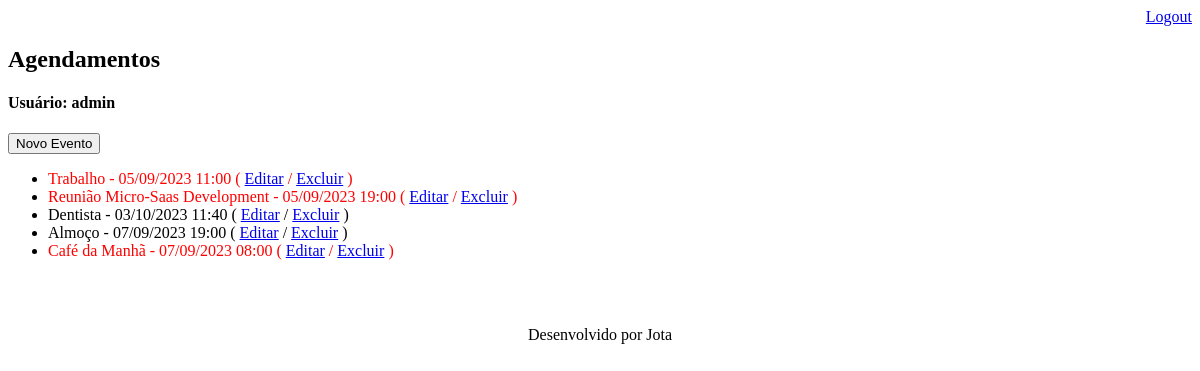
The page /agenda/ (signed in) on the database as committed earlier.
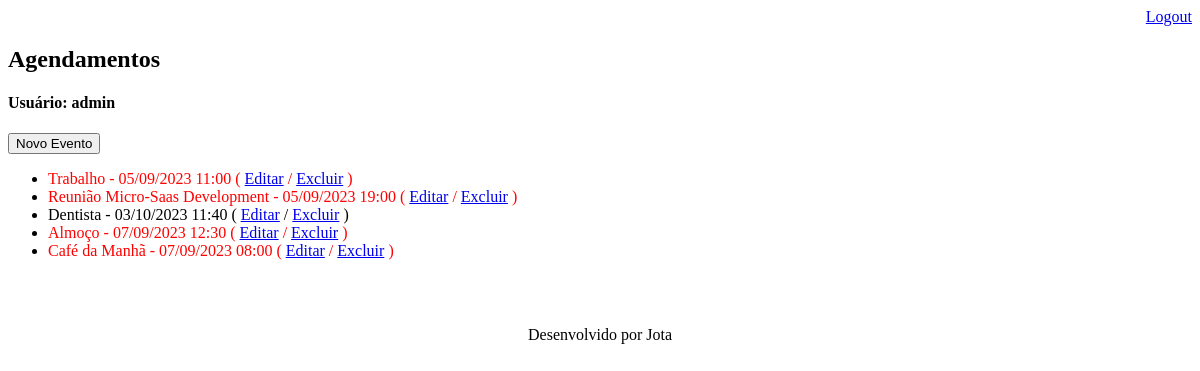
The same page on the database as committed later.
### core/models.py (models this page shows, shortened)
class Evento(models.Model):
    titulo = models.CharField(max_length=100)
    descricao = models.TextField(blank=True, null=True)
    data_evento = models.DateTimeField(verbose_name="Data do Evento")
    data_criacao = models.DateTimeField(auto_now=True)
    usuario = models.ForeignKey(User, on_delete=models.CASCADE)
    class Meta:
        db_table = 'evento'
    def get_data_evento(self):
        return self.data_evento.strftime('%d/%m/%Y %H:%M')
    def get_evento_atrasado(self):
        if self.data_evento < datetime.now():
            return True
        return False
    def get_evento_1_hora_atrasado(self):
        if datetime.now() > self.data_evento - timedelta(hours=1) and datetime.now() < self.data_evento:
            return True
        return False

### core/views.py (the view)
# urls.py: path('agenda/', views.lista_eventos),
@login_required(login_url='/login/')
def lista_eventos(request):
    usuario = request.user
    data_atual = datetime.now() - timedelta(hours=2) #permitindo ver até 2 horas atrasado
    if usuario.username == 'admin':
        eventos = Evento.objects.all()
        response = {'eventos': eventos, 'usuario': usuario}
    else:
        eventos = Evento.objects.filter(usuario=usuario,
                                        data_evento__gt=data_atual)
        response = {'eventos': eventos, 'usuario': usuario}
    return render(request, 'agenda.html', response)

### templates/agenda.html
{% extends "model-page.html" %}
{% block content %}
        <h2>Agendamentos</h2><h4>Usuário: {{ usuario.username }}</h4>
        <a href="evento/">
            <button type="button">Novo Evento</button>
        </a>
        <ul style="font-size: 16px">
        {% for evento in eventos %}
        <li>
            <div  {% if evento.get_evento_1_hora_atrasado %} style="color:yellow" {% endif %} {% if evento.get_evento_atrasado %} style="color:red" {% endif %}>
                {{ evento.titulo }} - {{ evento.get_data_evento }}
                ( <a href="evento/?id={{ evento.id }}">Editar</a>
                / <a href="evento/delete/{{ evento.id }}/">Excluir</a> )
            </div>
        </li>
        {% endfor %}
        </ul>
{% endblock %}

Rows that differ between the two databases and show on the page:
changed Evento "Almoço": data_evento "2023-09-07 19:00:00" → "2023-09-07 12:30:00" (drawn); get_data_evento "07/09/2023 19:00" → "07/09/2023 12:30"
